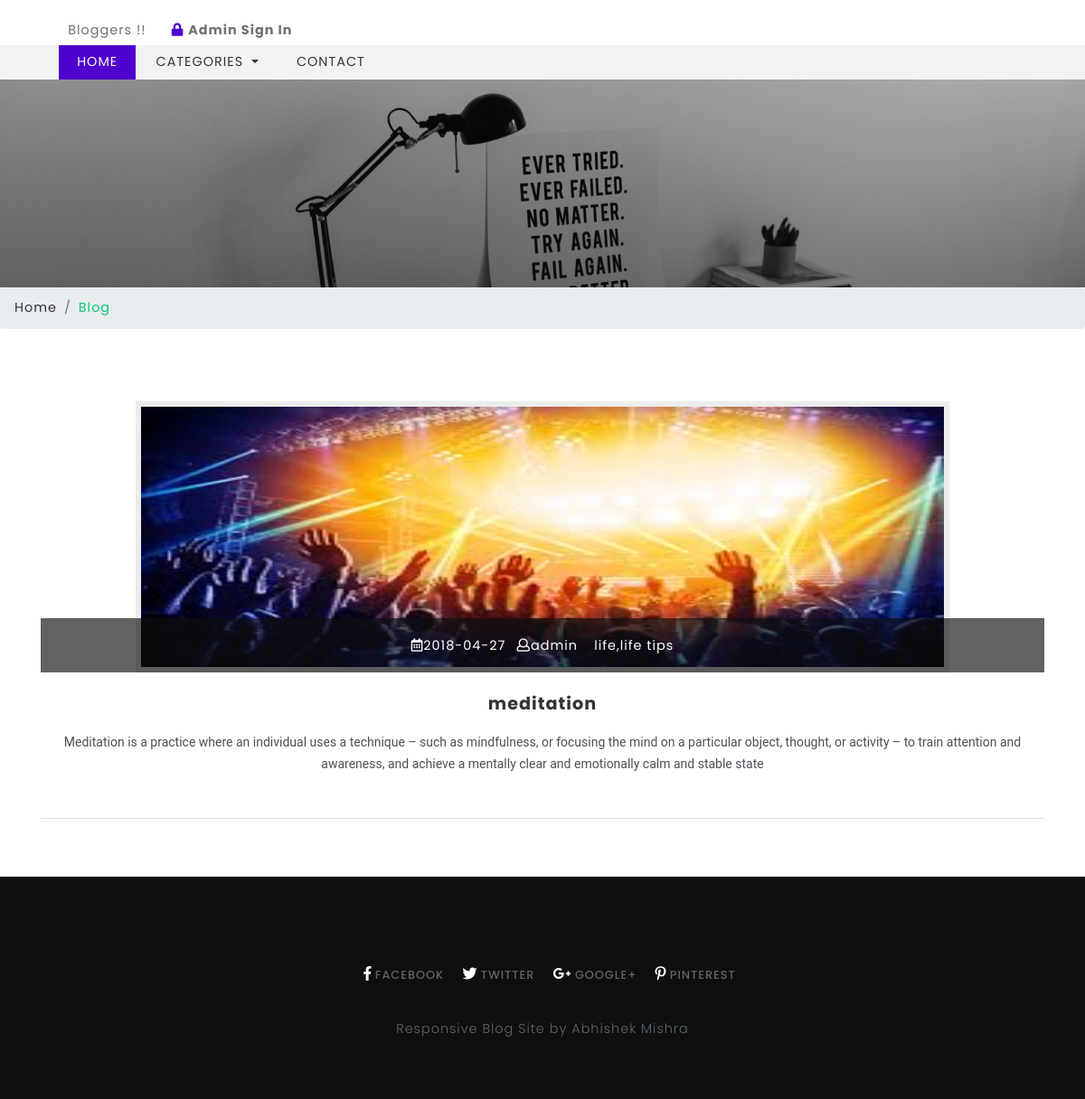
Screenshot of /single.php?id=2 with the database file from the repository.
### tables this page shows
CREATE TABLE `blogs` (
  `id` int(10) UNSIGNED NOT NULL,
  `title` varchar(190) NOT NULL,
  `tags` varchar(40) NOT NULL,
  `content` text NOT NULL,
  `photo` varchar(50) NOT NULL,
  `posted` varchar(40) NOT NULL,
  `date` date DEFAULT NULL,
  `author` varchar(40) DEFAULT NULL,
  `category` varchar(40) NOT NULL
);

### single.php (the view, shortened to what this page needs)
<?php
$id=$_REQUEST['id']; $query="SELECT * from blogs where id='".$id."'"; $result=mysqli_query($GLOBALS["___mysqli_ston"],$query) or die ( ((is_object($GLOBALS["___mysqli_ston"]))? mysqli_error($GLOBALS["___mysqli_ston"]) : (($___mysqli_res = mysqli_connect_error()) ?$___mysqli_res : true)));
$row = mysqli_fetch_assoc($result);
$roo=mysqli_fetch_assoc($feedback);?>
<!DOCTYPE html>
<html lang="zxx">
<head>
	<link href="css/bootstrap.css" rel='stylesheet' type='text/css' />
	<link rel="stylesheet" href="css/single.css">
	<link href="css/style.css" rel='stylesheet' type='text/css' />
	<link href="css/fontawesome-all.css" rel="stylesheet">
</head>
<body>
	<?php include("header.php");?>
	<div class="banner-inner">
	</div>
	<ol class="breadcrumb">
		<li class="breadcrumb-item">
			<a href="index.php">Home</a>
		</li>
		<li class="breadcrumb-item active">Blog</li>
	</ol>
	<section class="banner-bottom">
		<div class="container">
			<div class="row">
				<div class="col-lg-12 left-blog-info-w3layouts-agileits text-center">
					<div class="blog-grid-top">
						<div class="b-grid-top">
							<div class="blog_info_left_grid">
								<a href="#">
									<img src="blogadmin/images/<?php echo $row['photo']; ?>" class="img-fluid" alt="image not available" style="width:900px;height:300px">
								</a>
							</div>
							<div class="blog-info-middle">
								<ul>
									<li>
										<a href="#">
											<i class="far fa-calendar-alt"></i><?php echo $row['date']; ?></a>
										</li>
										<li class="mx-2">
											<a href="#">
												<i class="far fa-user"></i><?php echo $row['author']; ?></a>
											</li>
											<li>
												<a href="#">
													<i class="far fa-tags"></i> <?php echo $row['tags']; ?></a>
												</li>
												</ul>
											</div>
										</div>
										<h3>
											<a href="single.html"><?php echo $row['title']; ?></a>
										</h3>
										<?php echo $row['content']; ?>
									</div>
								</div>
											</div>
										</div>
									</section>
									<?php include("footer.php");?>
							</body>
							</html>

### css/style.css (style rules this page uses)
html, body { margin: 0; font-size: 100%; font-family: 'Poppins', sans-serif; background: #fff; }
body a { text-decoration: none; transition: 0.5s all; -webkit-transition: 0.5s all; -moz-transition: 0.5s all; -o-transition: 0.5s all; -ms-transition: 0.5s all; }
h1, h2, h3, h4, h5, h6 { margin: 0; font-family: 'Poppins', sans-serif; letter-spacing:1px; }
ul { margin: 0; padding: 0; }
.banner-bottom { padding: 6em 0; position: relative; }
.b-grid-top { position: relative; }
.blog_info_left_grid { position: relative; overflow: hidden; }
.blog-info-middle ul li a { font-size: 0.9em; letter-spacing: 1px; color: #fff; }
.blog-info-middle { width: 100%; background: rgba(14, 15, 16, 0.65); padding: 18px; position: absolute; bottom: 0; }
.blog_info_left_grid img { -moz-transition: all 1s; -o-transition: all 1s; -webkit-transition: all 1s; transition: all 1s; background: #ebecec; padding: .4em; }
.blog-info-middle ul li { display: inline-block; }
.blog-grid-top h3,.two-blog2 h3,h5.card-title { font-size: 1.2em; margin: 1.2em 0 1em 0; font-weight: 700; }
.blog-grid-top h3 a,.two-blog2 h3 a,h5.card-title a { color: #333333; }
.blog-grid-top { border-bottom: 1px solid #ddd; padding-bottom: 3em; }
.banner-inner { background: -webkit-linear-gradient(rgba(23, 22, 23, 0.2), rgba(23, 22, 23, 0.5)), url(../images/banner4.jpg) no-repeat; background: -moz-linear-gradient(rgba(23, 22, 23, 0.2), rgba(23, 22, 23, 0.5)), url(../images/banner4.jpg) no-repeat; background: -ms-linear-gradient(rgba(23, 22, 23, 0.2), rgba(23, 22, 23, 0.5)), url(../images/banner4.jpg) no-repeat; background: linear-gradient(rgba(23, 22, 23, 0.2), rgba(23, 22, 23, 0.5)), url(../images/banner4.jpg) no-repeat; background-size: cover; min-height: 230px; }
li.breadcrumb-item { font-size: 0.9em; letter-spacing: 1px; }
li.breadcrumb-item a { color: #333; }
.breadcrumb-item.active { color: #01cd74; }
@media (max-width:1440px) { .bottom-slider, .main-content-w3layouts-agileits, footer,.banner-bottom { padding: 4em 0; } }

### rows the page displays
blogs: photo (picture), date "2018-04-27", author "admin", tags "life,life tips", title "meditation", content "Meditation is a practice where an individual uses a technique – such as mindfulness, or focusing the mind on a particular object, thought, or activity – to train attention and awareness, and achieve a mentally clear and emotionally calm and stable state"
